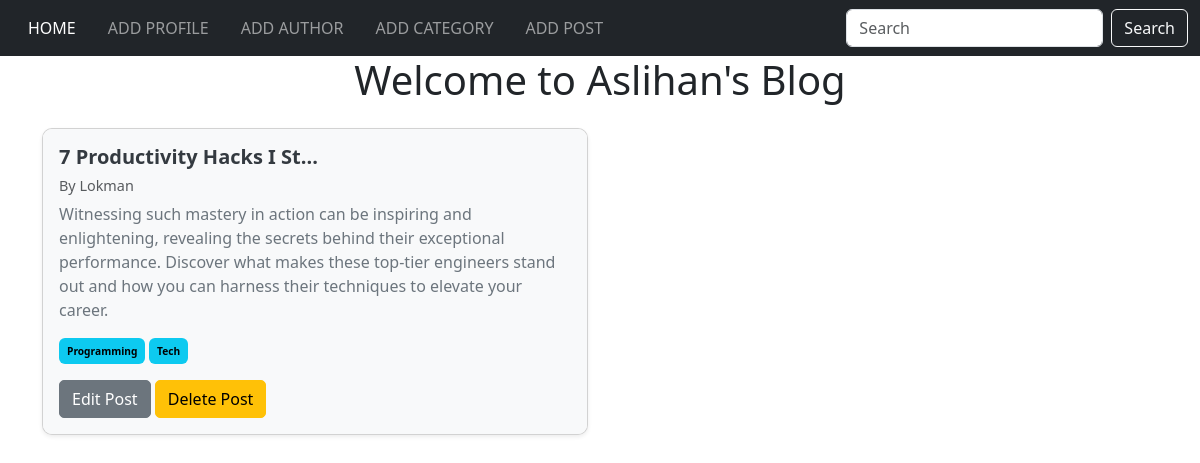
The app's page /, older data.
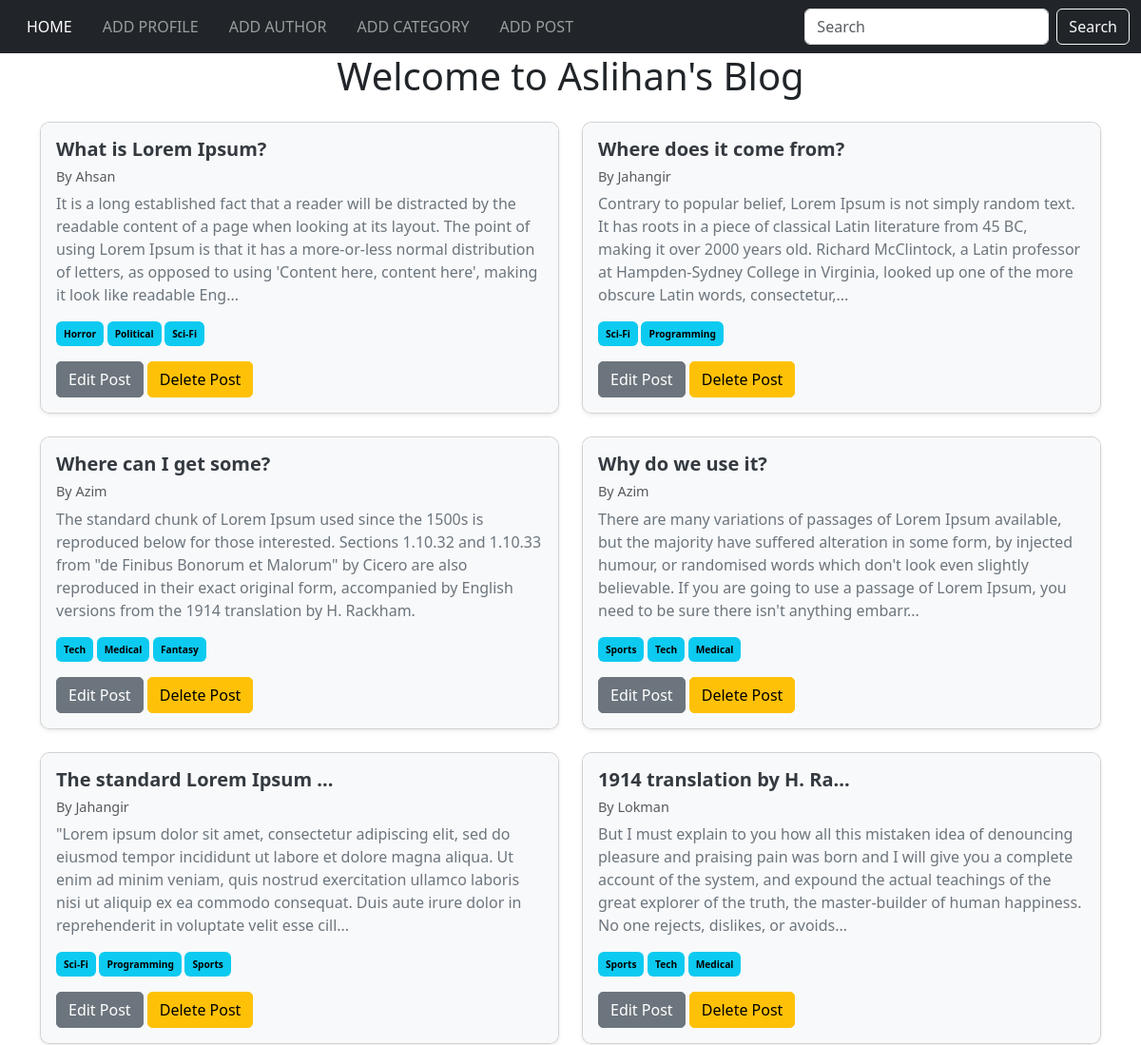
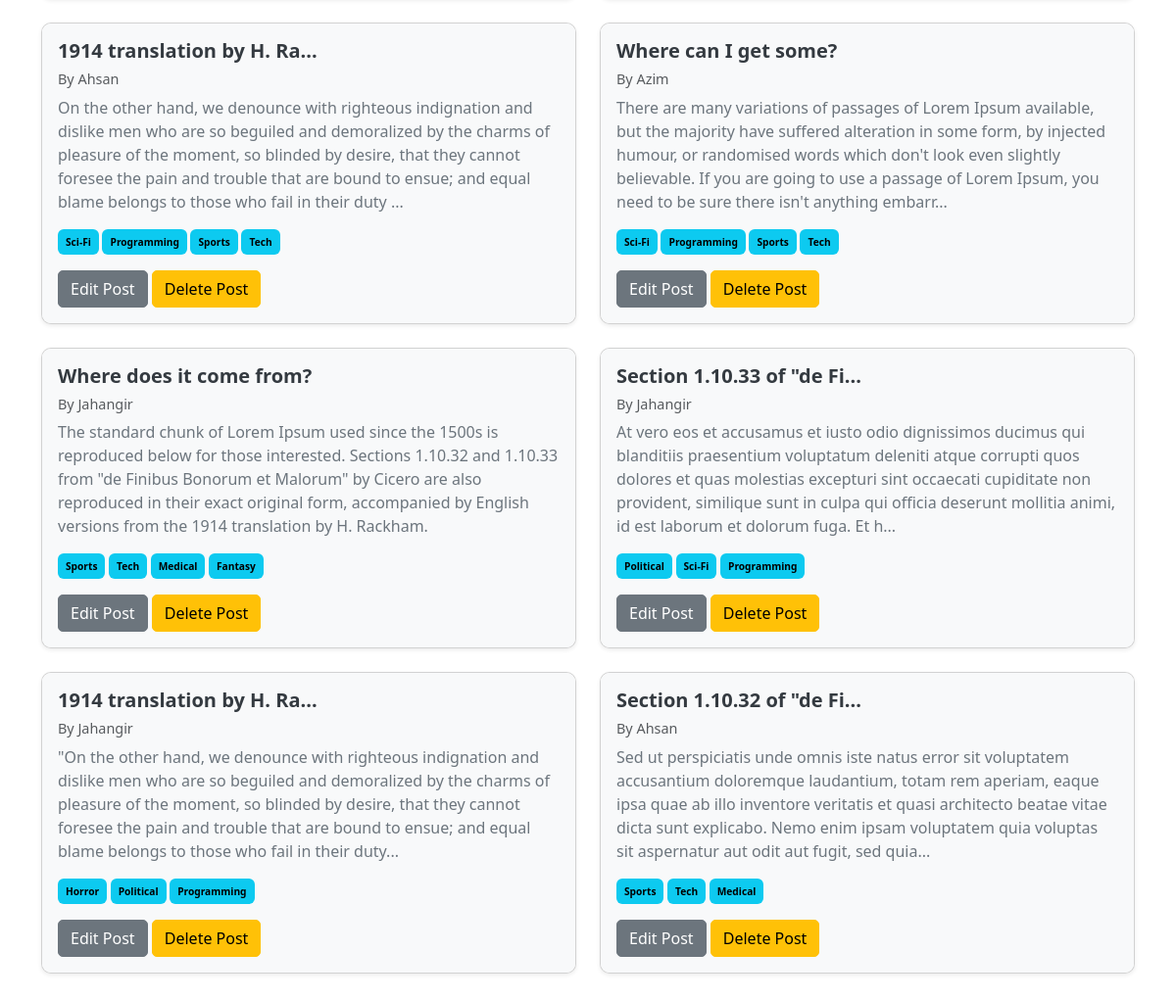
The same page, newer data (2 pictures, top to bottom).
### posts/models.py (models this page shows, shortened)
class Post(models.Model):
    title = models.CharField(max_length=50)
    content = models.TextField()
    category = models.ManyToManyField(Category)
    author = models.ForeignKey(Author, on_delete=models.CASCADE)

### authors/models.py (models this page shows, shortened)
class Author(models.Model):
    name = models.CharField(max_length=20)
    bio = models.TextField()
    phone_number = models.CharField(max_length=15)

### categories/models.py (models this page shows, shortened)
class Category(models.Model):
    name = models.CharField(max_length=20)

### django_simple_blog_project/views.py (the view)
# urls.py: 2. Add a URL to urlpatterns:  path('', views.home, name='home')
def home(request):
    data = Post.objects.all()
    return render(request, 'index.html', {'data': data})

### templates/index.html
 {% extends "base.html" %}
 {% block content %}
 <div class="container my-4">
   <div class="row">
     {% for post in data %}
     <div class="col-md-6 mb-4">
       <div class="card shadow-sm h-100" style="border-radius: 10px; overflow: hidden;">
         <div class="card-body" style="background-color: #f8f9fa;">
           <h5 class="card-title" style="font-weight: bold; color: #343a40;">{{ post.title|slice:":25" }}{% if post.title|length > 25 %}...{% endif %}</h5>
           <h6 class="text-muted" style="font-size: 0.9em;">By {{ post.author.name }}</h6>
           <p class="card-text" style="color: #6c757d;">{{ post.content|slice:":300" }}{% if post.content|length > 300 %}...{% endif %}</p>
           <div style="font-size: 0.85em; margin-bottom: 1rem;">
             {% for cat in post.category.all %}
               <span class="badge text-bg-info p-2" style="background-color: #6c757d;">{{ cat.name }}</span>
             {% endfor %}
           </div>
           <a href="{% url 'edit_post' post.id%}" class="btn btn-secondary" style="border-radius: 5px;">Edit Post</a>
           <a href="{% url 'delete_post' post.id%}" class="btn btn-warning" style="border-radius: 5px;">Delete Post</a>
         </div>
       </div>
     </div>
     {% endfor %}
   </div>
 </div>
 {% endblock %}

### templates/base.html (shortened to what this page needs)
<!doctype html>
<html lang="en">
  <head>
    <link href="https://cdn.jsdelivr.net/npm/bootstrap@5.3.3/dist/css/bootstrap.min.css" rel="stylesheet">
  </head>
  <body>
    <header>
        <nav class="navbar navbar-expand-lg navbar-dark bg-dark">
            <div class="container-fluid">
              <div class="collapse navbar-collapse" id="navbarSupportedContent">
                <ul class="navbar-nav me-auto mb-2 mb-lg-0">
                  <li class="nav-item">
                    <a class="nav-link active text-uppercase px-3" aria-current="page" href="{% url 'home' %}">Home</a>
                  </li>
                  <li class="nav-item">
                    <a class="nav-link text-uppercase px-3" href="{% url 'add_profile' %}">Add Profile</a>
                  </li>
                  <li class="nav-item">
                    <a class="nav-link text-uppercase px-3" href="{% url 'add_author' %}">Add Author</a>
                  </li>
                  <li class="nav-item">
                    <a class="nav-link text-uppercase px-3" href="{% url 'add_category' %}">Add Category</a>
                  </li>
                  <li class="nav-item">
                    <a class="nav-link text-uppercase px-3" href="{% url 'add_post' %}">Add Post</a>
                  </li>
                </ul>
                <form class="d-flex" role="search">
                  <input class="form-control me-2" type="search" placeholder="Search" aria-label="Search">
                  <button class="btn btn-outline-light" type="submit">Search</button>
                </form>
              </div>
            </div>
          </nav>
    </header>
    <h1 style="text-align: center; text-overflow: ellipsis; font-weight: 400;">Welcome to Aslihan's Blog</h1>
    {% block content %}
    {% endblock %}
  </body>
</html>

Row changes from the older to the newer data that the page shows:
removed Post: title "7 Productivity Hacks I St", author.name "Lokman", content "Witnessing such mastery in action can be inspiring and enlightening, revealing the secrets behind their exceptional performance. Discover what makes these top-tier engineers stand out and how you can harness their techniques to elevate your career.", Category (name "Programming"), Category (name "Tech")
added Post: title "What is Lorem Ipsum?", author.name "Ahsan", content "It is a long established fact that a reader will be distracted by the readable content of a page when looking at its layout. The point of using Lorem Ipsum is that it has a more-or-less normal distribution of letters, as opposed to using 'Content here, content here', making it look like readable Eng"
now on this page (row unchanged): Category: name "Horror"
now on this page (row unchanged): Category: name "Political"
now on this page (row unchanged): Category: name "Sci-Fi"
added Post: title "Where does it come from?", author.name "Jahangir", content "Contrary to popular belief, Lorem Ipsum is not simply random text. It has roots in a piece of classical Latin literature from 45 BC, making it over 2000 years old. Richard McClintock, a Latin professor at Hampden-Sydney College in Virginia, looked up one of the more obscure Latin words, consectetur,", Category (name "Programming")
added Post: title "Where can I get some?", author.name "Azim", content "The standard chunk of Lorem Ipsum used since the 1500s is reproduced below for those interested. Sections 1.10.32 and 1.10.33 from \"de Finibus Bonorum et Malorum\" by Cicero are also reproduced in their exact original form, accompanied by English versions from the 1914 translation by H. Rackham.", Category (name "Tech")
now on this page (row unchanged): Category: name "Medical"
added Category: name "Fantasy"
added Post: title "Why do we use it?", author.name "Azim", content "There are many variations of passages of Lorem Ipsum available, but the majority have suffered alteration in some form, by injected humour, or randomised words which don't look even slightly believable. If you are going to use a passage of Lorem Ipsum, you need to be sure there isn't anything embarr", Category (name "Tech")
now on this page (row unchanged): Category: name "Sports"
added Post: title "The standard Lorem Ipsum", author.name "Jahangir", content "\"Lorem ipsum dolor sit amet, consectetur adipiscing elit, sed do eiusmod tempor incididunt ut labore et dolore magna aliqua. Ut enim ad minim veniam, quis nostrud exercitation ullamco laboris nisi ut aliquip ex ea commodo consequat. Duis aute irure dolor in reprehenderit in voluptate velit esse cill", Category (name "Programming")
added Post: title "1914 translation by H. Ra", author.name "Lokman", content "But I must explain to you how all this mistaken idea of denouncing pleasure and praising pain was born and I will give you a complete account of the system, and expound the actual teachings of the great explorer of the truth, the master-builder of human happiness. No one rejects, dislikes, or avoids", Category (name "Tech")
added Post: title "1914 translation by H. Ra", author.name "Ahsan", content "On the other hand, we denounce with righteous indignation and dislike men who are so beguiled and demoralized by the charms of pleasure of the moment, so blinded by desire, that they cannot foresee the pain and trouble that are bound to ensue; and equal blame belongs to those who fail in their duty", Category (name "Programming"), Category (name "Tech")
added Post: title "Where can I get some?", author.name "Azim", content "There are many variations of passages of Lorem Ipsum available, but the majority have suffered alteration in some form, by injected humour, or randomised words which don't look even slightly believable. If you are going to use a passage of Lorem Ipsum, you need to be sure there isn't anything embarr", Category (name "Programming"), Category (name "Tech")
added Post: title "Where does it come from?", author.name "Jahangir", content "The standard chunk of Lorem Ipsum used since the 1500s is reproduced below for those interested. Sections 1.10.32 and 1.10.33 from \"de Finibus Bonorum et Malorum\" by Cicero are also reproduced in their exact original form, accompanied by English versions from the 1914 translation by H. Rackham.", Category (name "Tech")
added Post: title "Section 1.10.33 of \"de Fi", author.name "Jahangir", content "At vero eos et accusamus et iusto odio dignissimos ducimus qui blanditiis praesentium voluptatum deleniti atque corrupti quos dolores et quas molestias excepturi sint occaecati cupiditate non provident, similique sunt in culpa qui officia deserunt mollitia animi, id est laborum et dolorum fuga. Et h", Category (name "Programming")
added Post: title "1914 translation by H. Ra", author.name "Jahangir", content "\"On the other hand, we denounce with righteous indignation and dislike men who are so beguiled and demoralized by the charms of pleasure of the moment, so blinded by desire, that they cannot foresee the pain and trouble that are bound to ensue; and equal blame belongs to those who fail in their duty", Category (name "Programming")
added Post: title "Section 1.10.32 of \"de Fi", author.name "Ahsan", content "Sed ut perspiciatis unde omnis iste natus error sit voluptatem accusantium doloremque laudantium, totam rem aperiam, eaque ipsa quae ab illo inventore veritatis et quasi architecto beatae vitae dicta sunt explicabo. Nemo enim ipsam voluptatem quia voluptas sit aspernatur aut odit aut fugit, sed quia", Category (name "Tech")
